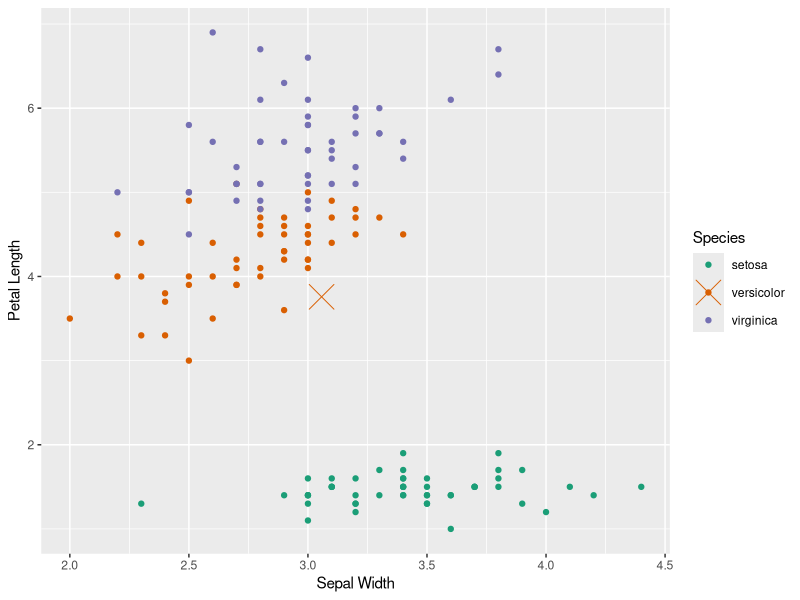

Write the R code that produced this figure.
## ---- chunk 1
knitr::opts_chunk$set(echo = FALSE)
## ---- chunk 2
library(caret)
library(ggplot2)

startTime <- proc.time()

model <- train(iris[1:4], iris$Species)

df <- data.frame(Sepal.Length = mean(iris$Sepal.Length),
                 Sepal.Width = mean(iris$Sepal.Width),
                 Petal.Length = mean(iris$Petal.Length),
                 Petal.Width = mean(iris$Petal.Width))
df <- cbind(df, Species = predict(model, df))

ggplot(iris, aes_string(x = "Sepal.Width", y = "Petal.Length", color = "Species")) +
    geom_point() +
    labs(x = "Sepal Width", y = "Petal Length") +
    scale_color_brewer(palette = "Dark2") +
    geom_point(data = df, size = 8, shape = 4)

endTime <- proc.time()
## ---- chunk 3
endTime - startTime
